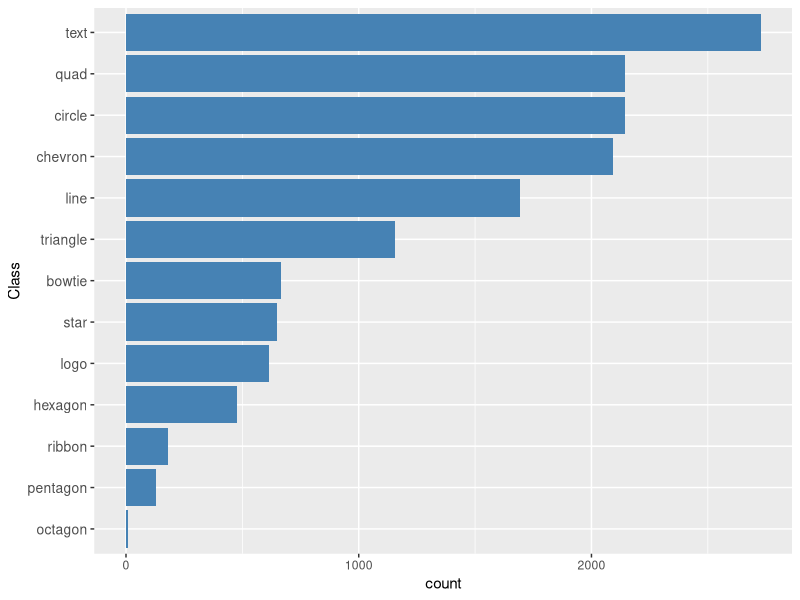

This chart was generated by the following R code:
## ---- chunk 1
#| label: fig-class-distribution
#| fig-cap: "Number of annotations per class"
#| lightbox: true
#| fig-attr: 'style="transform: translateY(-80px);"'

library(ggplot2)
library(tidyverse)

df <- data.frame(
  # class = c(
  #   "quadrilateral", "line", "circle", "logo", "hexagon",
  #   "polygon", "star", "chevron", "ribbon", "bowtie",
  #   "pentagon", "triangle", "heel", "octagon",
  #   "rectangle", "text"
  # ),
  # count = c(
  #   2134, 1692, 2143, 616, 478,
  #   12, 647, 2094, 180, 666,
  #   131, 1154, 2, 10,
  #   4, 2727
  # )
  class = c(
    "quad", "line", "circle", "logo", "hexagon",
     "star", "chevron", "ribbon", "bowtie",
    "pentagon", "triangle", "octagon",
     "text"
  ),
  count = c(
    2146, 1692, 2143, 616, 478,
     647, 2094, 180, 666,
    131, 1154, 10,
    2727
  )
)
df <- df %>% arrange(desc(count))
df %>% 
  ggplot() +
  geom_col(aes(y=reorder(class, count), x=count), fill="steelblue") +
  ylab("Class") +
  theme(
    axis.text.y = element_text(size=10),
    plot.title = element_text(size = 18, hjust = 0.5)
  )
# +
#   labs(title = "Number of Annotations per Class",
#        y = "Class")
